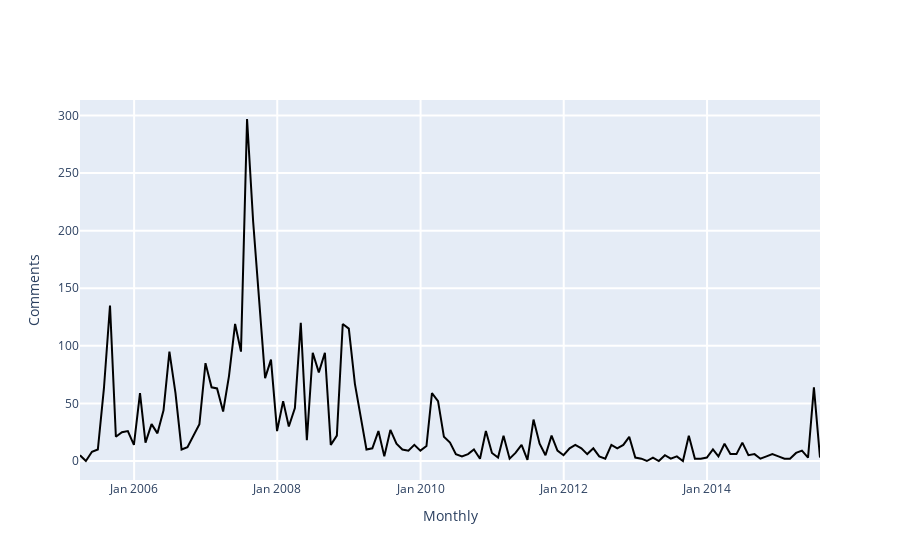

Notebook code cell kept with this figure:
### Markdown cell above
<span style="color: #626262"> Try yourself! This is what will happen when you click 'Load Talks' button: </span>

### Code cell
### -------------------------------------------------------------------------- ###
### TRY YOURSELF! THIS IS WHAT WILL HAPPEN WHEN YOU CLICK 'Load Talks' BUTTON  ###
### -------------------------------------------------------------------------- ###

## This is the page you used ##
print('The page that is being used:', the_talk_page['title'])

# Initiate a Wikipedia instance
wikipediadv_instance = WikipediaDV(WikipediaAPI(lng=abbreviation(languageSelection.value)))

# Get content of revisions on talk page
# more details see: https://github.com/gesiscss/wikiwho_demo_new/blob/master/external/wikipedia.py#L109
talk_content = wikipediadv_instance.get_talk_content(the_talk_page["page_id"])

# convert to datetime format
talk_content['year_month'] = pd.to_datetime(talk_content['timestamp'])

## Define a TalksListener instance ##
# more details see: https://github.com/gesiscss/wikiwho_demo_new/blob/master/visualization/talks_listener.py
talks_listener = TalksListener(talk_content)

## Visualization ##
begin_date = date(2005, 3, 1)
end_date = date(2015, 7, 4)
granularity = 'Monthly'

print('Time range from', begin_date.strftime("%Y-%m-%d"), 'to', end_date.strftime("%Y-%m-%d"))
talks_listener.listen(
    begin = begin_date,
    end = end_date,
    granularity = granularity)

### Figure 1 — Plotly figure (JSON) as saved in the notebook; plotly's stock layout.template omitted (floating-point values rounded to 4 significant figures)
{"data": [{"hovertemplate": "%{x}<extra>%{y}</extra>", "marker": {"color": "rgba(0, 0, 0, 1)"}, "type": "scatter", "x": ["2005-03-31", "2005-04-30", "2005-05-31", "2005-06-30", "2005-07-31", "2005-08-31", "2005-09-30", "2005-10-31", "2005-11-30", "2005-12-31", "2006-01-31", "2006-02-28", "2006-03-31", "2006-04-30", "2006-05-31", "2006-06-30", "2006-07-31", "2006-08-31", "2006-09-30", "2006-10-31", "2006-11-30", "2006-12-31", "2007-01-31", "2007-02-28", "2007-03-31", "2007-04-30", "2007-05-31", "2007-06-30", "2007-07-31", "2007-08-31", "2007-09-30", "2007-10-31", "2007-11-30", "2007-12-31", "2008-01-31", "2008-02-29", "2008-03-31", "2008-04-30", "2008-05-31", "2008-06-30", "2008-07-31", "2008-08-31", "2008-09-30", "2008-10-31", "2008-11-30", "2008-12-31", "2009-01-31", "2009-02-28", "2009-03-31", "2009-04-30", "2009-05-31", "2009-06-30", "2009-07-31", "2009-08-31", "2009-09-30", "2009-10-31", "2009-11-30", "2009-12-31", "2010-01-31", "2010-02-28", "2010-03-31", "2010-04-30", "2010-05-31", "2010-06-30", "2010-07-31", "2010-08-31", "2010-09-30", "2010-10-31", "2010-11-30", "2010-12-31", "2011-01-31", "2011-02-28", "2011-03-31", "2011-04-30", "2011-05-31", "2011-06-30", "2011-07-31", "2011-08-31", "2011-09-30", "2011-10-31", "2011-11-30", "2011-12-31", "2012-01-31", "2012-02-29", "2012-03-31", "2012-04-30", "2012-05-31", "2012-06-30", "2012-07-31", "2012-08-31", "2012-09-30", "2012-10-31", "2012-11-30", "2012-12-31", "2013-01-31", "2013-02-28", "2013-03-31", "2013-04-30", "2013-05-31", "2013-06-30", "2013-07-31", "2013-08-31", "2013-09-30", "2013-10-31", "2013-11-30", "2013-12-31", "2014-01-31", "2014-02-28", "2014-03-31", "2014-04-30", "2014-05-31", "2014-06-30", "2014-07-31", "2014-08-31", "2014-09-30", "2014-10-31", "2014-11-30", "2014-12-31", "2015-01-31", "2015-02-28", "2015-03-31", "2015-04-30", "2015-05-31", "2015-06-30", "2015-07-31"], "y": [5, 0, 8, 10, 63, 135, 21, 25, 26, 14, 59, 16, 32, 24, 44, 95, 59, 10, 12, 22, 32, 85, 64, 63, 43, 74, 119, 95, 297, 208, 137, 72, 88, 26, 52, 30, 46, 120, 18, 94, 77, 94, 14, 22, 119, 115, 67, 41, 10, 11, 26, 4, 27, 15, 10, 9, 14, 9, 13, 59, 52, 21, 16, 6, 4, 6, 10, 2, 26, 7, 3, 22, 2, 7, 14, 1, 36, 15, 5, 22, 9, 5, 11, 14, 11, 6, 11, 4, 2, 14, 11, 14, 21, 3, 2, 0, 3, 0, 5, 2, 4, 0, 22, 2, 2, 3, 10, 4, 15, 6, 6, 16, 5, 6, 2, 4, 6, 4, 2, 2, 7, 9, 3, 64, 3]}], "layout": {"barmode": "group", "hovermode": "closest", "legend": {"x": 0.5, "y": 1.2}, "showlegend": false, "xaxis": {"gridwidth": 2, "tickformat": "%b %Y", "ticklen": 5, "title": {"text": "Monthly"}, "zeroline": true}, "yaxis": {"gridwidth": 2, "ticklen": 5, "title": {"text": "Comments"}}}}
